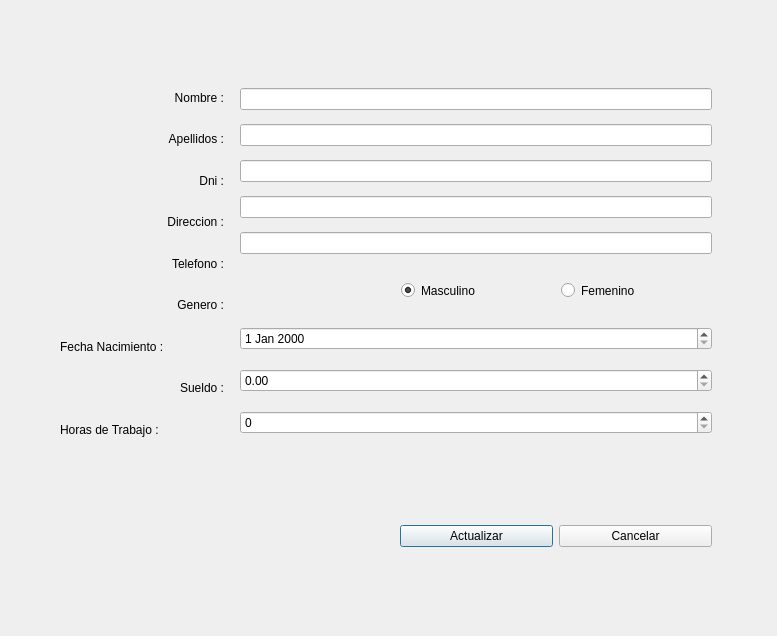
<?xml version="1.0" encoding="UTF-8"?>
<ui version="4.0">
 <class>FrmActualizarDoctor</class>
 <widget class="QDialog" name="FrmActualizarDoctor">
  <property name="geometry">
   <rect>
    <x>0</x>
    <y>0</y>
    <width>777</width>
    <height>636</height>
   </rect>
  </property>
  <property name="windowTitle">
   <string>Dialog</string>
  </property>
  <widget class="QWidget" name="layoutWidget">
   <property name="geometry">
    <rect>
     <x>240</x>
     <y>314</y>
     <width>472</width>
     <height>133</height>
    </rect>
   </property>
   <layout class="QVBoxLayout" name="verticalLayout_3">
    <item>
     <widget class="QDateEdit" name="deFechaNacimiento"/>
    </item>
    <item>
     <widget class="QDoubleSpinBox" name="dsbSueldo">
      <property name="maximum">
       <double>15000.989999999999782</double>
      </property>
     </widget>
    </item>
    <item>
     <widget class="QSpinBox" name="sbHorasTrabajo">
      <property name="maximum">
       <number>180</number>
      </property>
     </widget>
    </item>
   </layout>
  </widget>
  <widget class="QWidget" name="layoutWidget_3">
   <property name="geometry">
    <rect>
     <x>60</x>
     <y>80</y>
     <width>164</width>
     <height>367</height>
    </rect>
   </property>
   <layout class="QVBoxLayout" name="verticalLayout">
    <item>
     <widget class="QLabel" name="label">
      <property name="text">
       <string>Nombre :</string>
      </property>
      <property name="alignment">
       <set>Qt::AlignRight|Qt::AlignTrailing|Qt::AlignVCenter</set>
      </property>
     </widget>
    </item>
    <item>
     <widget class="QLabel" name="label_2">
      <property name="text">
       <string>Apellidos :</string>
      </property>
      <property name="alignment">
       <set>Qt::AlignRight|Qt::AlignTrailing|Qt::AlignVCenter</set>
      </property>
     </widget>
    </item>
    <item>
     <widget class="QLabel" name="label_3">
      <property name="text">
       <string>Dni :</string>
      </property>
      <property name="alignment">
       <set>Qt::AlignRight|Qt::AlignTrailing|Qt::AlignVCenter</set>
      </property>
     </widget>
    </item>
    <item>
     <widget class="QLabel" name="label_5">
      <property name="text">
       <string>Direccion :</string>
      </property>
      <property name="alignment">
       <set>Qt::AlignRight|Qt::AlignTrailing|Qt::AlignVCenter</set>
      </property>
     </widget>
    </item>
    <item>
     <widget class="QLabel" name="label_4">
      <property name="text">
       <string>Telefono :</string>
      </property>
      <property name="alignment">
       <set>Qt::AlignRight|Qt::AlignTrailing|Qt::AlignVCenter</set>
      </property>
     </widget>
    </item>
    <item>
     <widget class="QLabel" name="label_6">
      <property name="text">
       <string>Genero :</string>
      </property>
      <property name="alignment">
       <set>Qt::AlignRight|Qt::AlignTrailing|Qt::AlignVCenter</set>
      </property>
     </widget>
    </item>
    <item>
     <widget class="QLabel" name="label_7">
      <property name="text">
       <string>Fecha Nacimiento :</string>
      </property>
     </widget>
    </item>
    <item>
     <widget class="QLabel" name="label_8">
      <property name="text">
       <string>Sueldo :</string>
      </property>
      <property name="alignment">
       <set>Qt::AlignRight|Qt::AlignTrailing|Qt::AlignVCenter</set>
      </property>
     </widget>
    </item>
    <item>
     <widget class="QLabel" name="label_9">
      <property name="text">
       <string>Horas de Trabajo :</string>
      </property>
     </widget>
    </item>
   </layout>
  </widget>
  <widget class="QRadioButton" name="rbMasculino">
   <property name="geometry">
    <rect>
     <x>401</x>
     <y>277</y>
     <width>150</width>
     <height>27</height>
    </rect>
   </property>
   <property name="text">
    <string>Masculino</string>
   </property>
   <property name="checked">
    <bool>true</bool>
   </property>
  </widget>
  <widget class="QRadioButton" name="rbFemenino">
   <property name="geometry">
    <rect>
     <x>561</x>
     <y>277</y>
     <width>151</width>
     <height>27</height>
    </rect>
   </property>
   <property name="text">
    <string>Femenino</string>
   </property>
  </widget>
  <widget class="QWidget" name="layoutWidget_4">
   <property name="geometry">
    <rect>
     <x>240</x>
     <y>80</y>
     <width>472</width>
     <height>187</height>
    </rect>
   </property>
   <layout class="QVBoxLayout" name="verticalLayout_2">
    <item>
     <widget class="QLineEdit" name="txtNombre"/>
    </item>
    <item>
     <widget class="QLineEdit" name="txtApellidos"/>
    </item>
    <item>
     <widget class="QLineEdit" name="txtDni"/>
    </item>
    <item>
     <widget class="QLineEdit" name="txtDireccion"/>
    </item>
    <item>
     <widget class="QLineEdit" name="txtTelefono"/>
    </item>
   </layout>
  </widget>
  <widget class="QWidget" name="layoutWidget_2">
   <property name="geometry">
    <rect>
     <x>400</x>
     <y>480</y>
     <width>312</width>
     <height>112</height>
    </rect>
   </property>
   <layout class="QHBoxLayout" name="horizontalLayout">
    <item>
     <widget class="QPushButton" name="cmdActualizar">
      <property name="text">
       <string>Actualizar</string>
      </property>
     </widget>
    </item>
    <item>
     <widget class="QPushButton" name="cmdCancelar">
      <property name="text">
       <string>Cancelar</string>
      </property>
     </widget>
    </item>
   </layout>
  </widget>
 </widget>
 <resources/>
 <connections/>
</ui>
